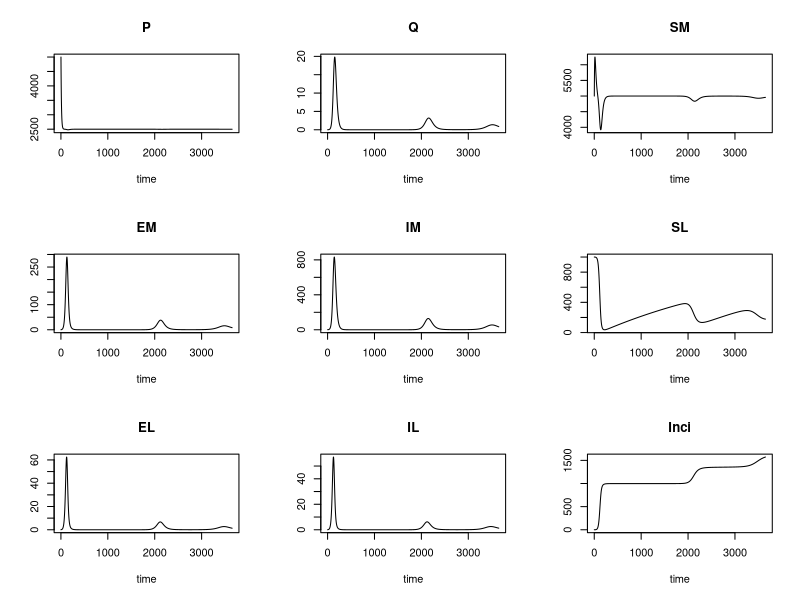

The R source for this figure:
library(deSolve)
library(ggplot2)
library(reshape2)
library(gridExtra)

# function for a simple mosquito borne disease
SEIRMosVec = function(time, state, parms) {
  with(as.list(c(state, parms)), {
    # infection in mosquitoes
    dP = b1*(NM-q1*IM)- theta*P #susceptible
    dQ = b1*q1*IM-theta*Q         #Infected Egg
    dSM = theta*P - (BML*SM*IL)/NL - muM * SM
    dEM = (BML*SM*IL)/NL - alphaM*EM-muM*EM
    dIM = theta*Q + alphaM*EM - muM * IM
    
    # infection in livestocks
    dSL = NL*muL - (BLM*SL*IM)/NM - muL * SL
    dEL=(BLM*SL*IM)/NM-alphaL*EL-muL*EL
    dIL = alphaL*EL - gamma*IL - muL*IL - dL*IL
    dInci = alphaL*EL

    list(c(dP, dQ, dSM, dEM, dIM, dSL,dEL, dIL, dInci))
           #dIL, dSM, dIM, dEL, dEM, dP, dQ, dInci))
  })
}

#state = c(SL = SL, IL = IL, SM = SM,IM = IM, EL = EL, EM = EM, P = P, Q = Q, Inci = 0)
######################
# State Variables    #
######################
#Egg
P = 5000# 999;
Q = 0;
#Mosquito
NM=5000; 
IM=1; SM=NM-IM;
EM= 0;
#Livestock
NL=1000; IL =0; 
EL=0;
SL=NL-IL-EL;


######################
# Parameters         #
######################
#Mosquito
b1 = 1/20;       #number of eggs laid per day
q1 = .05;        #transovarial transmission rate
theta = (1/10);  #maturation rate
alphaM = 1/6;    #transition from exposed to infected mosquitos
muM = 1/20;      #Mosquito death rate, 1 week life span for mosquito
BML = .2762       #transmission rate to mosquito from livestock

#Livestock
alphaL=(1/4);     #transition from exposed to infected livestock
muL= (1/10/365);    #livestock death rate, life span: 10 yr
gamma= (1/5);     # recovery rate livestock, infectious period: 7 days
#vL=NL*muL;       #birth rate livestock
BLM= BML           #transmission rate to livestock from mosquito
dL = .07          #death rate in livestock due to RVF

parameters = c(muL = muL, muM = muM, 
               gamma = gamma, alphaL = alphaL, alphaM = alphaM, 
               theta = theta, b1 = b1, q1 = q1, dL = dL, BML = BML, BLM = BLM)

state = c(SL = SL, IL = IL, SM = SM,IM = IM, EL = EL, EM = EM, P = P, Q = Q, Inci = 0)
state = c(P=P, Q=Q, SM=SM, EM=EM, IM=IM, SL=SL, EL=EL, IL=IL, Inci=0)

times=1:(365*10); # months

######################
# Simulation         #
######################
sim=ode(y=state,times=times,func=SEIRMosVec,parms = parameters)



######################
# Plots              #
######################
plot(sim)


######################
# R0             #
######################

((BLM*BML)/ (muM*(gamma + muL))*(NM/NL))
